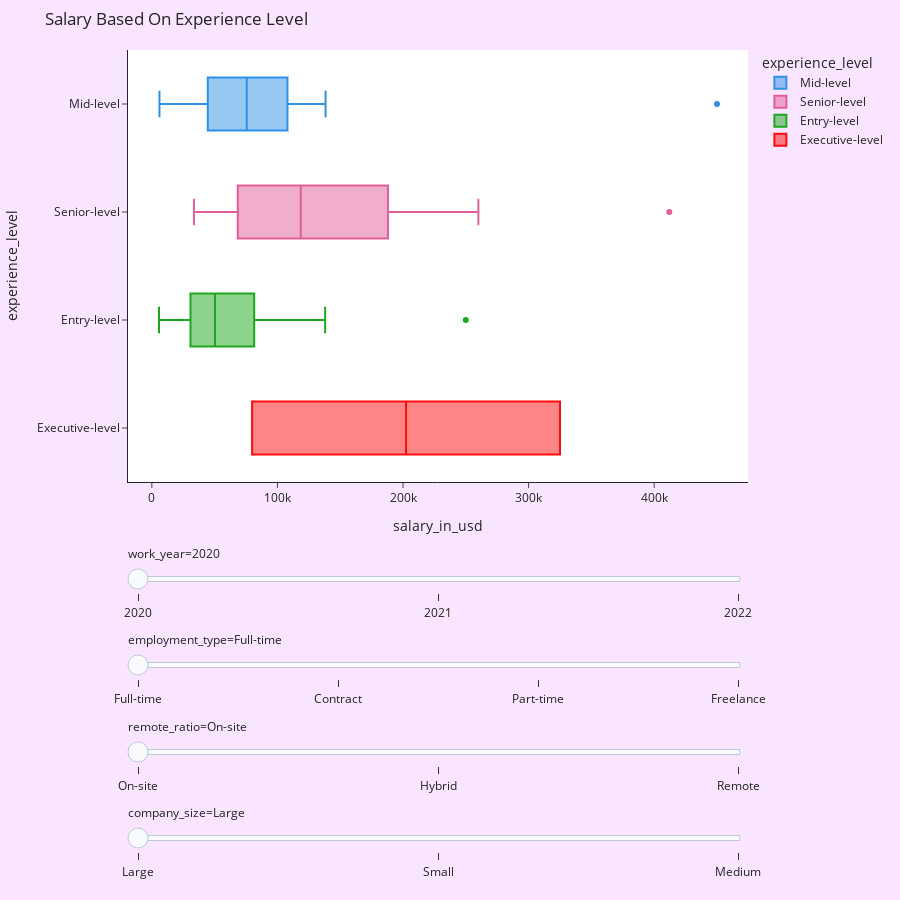

Write notebook code for a chart like this one.
### Code cell
figs = [
    px.box(
        data,
        x="salary_in_usd",
        y="experience_level",
        animation_frame=ac,
        hover_name='experience_level',
        color='experience_level',
        color_discrete_sequence=px.colors.qualitative.Dark24,
        template='simple_white',
        title="Salary Based On Experience Level",
    )
    for ac in ["work_year", "employment_type", "remote_ratio", "company_size"]
]

layout = figs[0].to_dict()["layout"]
layout.pop("updatemenus")
layout["sliders"] = []
frames = []
for i, f in enumerate(figs):
    slider = f.to_dict()["layout"]["sliders"]
    slider[0]["y"] = -0.2 * i
    slider[0]["x"] = 0
    slider[0]["len"] = 1

    layout["sliders"] += slider
    frames += f.frames

go.Figure(data=figs[0].data, frames=frames, layout=layout).update_xaxes(showline=True, linewidth=5, linecolor='black',
                                                                        gridcolor='Black')
go.Figure(data=figs[0].data, frames=frames, layout=layout).update_yaxes(showline=True, linewidth=5, linecolor='black',
                                                                        gridcolor='Black')

go.Figure(data=figs[0].data, frames=frames, layout=layout).update_layout(
    margin={"l": 30, "r": 100, "t": 50, "b": 50}, height=900, paper_bgcolor="#F9E5FF"
)

### Figure 1 — Plotly figure (JSON) as saved in the notebook; plotly's stock layout.template omitted (floating-point values rounded to 4 significant figures)
{"data": [{"alignmentgroup": "True", "hovertemplate": "<b>%{hovertext}</b><br><br>experience_level=%{y}<br>work_year=2020<br>salary_in_usd=%{x}<extra></extra>", "hovertext": ["Mid-level", "Mid-level", "Mid-level", "Mid-level", "Mid-level", "Mid-level", "Mid-level", "Mid-level", "Mid-level", "Mid-level", "Mid-level", "Mid-level", "Mid-level", "Mid-level", "Mid-level", "Mid-level", "Mid-level", "Mid-level", "Mid-level", "Mid-level", "Mid-level", "Mid-level", "Mid-level", "Mid-level", "Mid-level", "Mid-level", "Mid-level", "Mid-level", "Mid-level", "Mid-level", "Mid-level", "Mid-level"], "legendgroup": "Mid-level", "marker": {"color": "#2E91E5"}, "name": "Mid-level", "notched": false, "offsetgroup": "Mid-level", "orientation": "h", "showlegend": true, "x": [79833, 20000, 35735, 135000, 40481, 87000, 85000, 8000, 56000, 43331, 6072, 98000, 115000, 59303, 450000, 46759, 74130, 103000, 45760, 50180, 106000, 112872, 76958, 105000, 70139, 38776, 118000, 138350, 110000, 130800, 62726, 42197], "x0": " ", "xaxis": "x", "y": ["Mid-level", "Mid-level", "Mid-level", "Mid-level", "Mid-level", "Mid-level", "Mid-level", "Mid-level", "Mid-level", "Mid-level", "Mid-level", "Mid-level", "Mid-level", "Mid-level", "Mid-level", "Mid-level", "Mid-level", "Mid-level", "Mid-level", "Mid-level", "Mid-level", "Mid-level", "Mid-level", "Mid-level", "Mid-level", "Mid-level", "Mid-level", "Mid-level", "Mid-level", "Mid-level", "Mid-level", "Mid-level"], "y0": " ", "yaxis": "y", "type": "box"}, {"alignmentgroup": "True", "hovertemplate": "<b>%{hovertext}</b><br><br>experience_level=%{y}<br>work_year=2020<br>salary_in_usd=%{x}<extra></extra>", "hovertext": ["Senior-level", "Senior-level", "Senior-level", "Senior-level", "Senior-level", "Senior-level", "Senior-level", "Senior-level", "Senior-level", "Senior-level", "Senior-level", "Senior-level", "Senior-level", "Senior-level", "Senior-level", "Senior-level", "Senior-level", "Senior-level"], "legendgroup": "Senior-level", "marker": {"color": "#E15F99"}, "name": "Senior-level", "notched": false, "offsetgroup": "Senior-level", "orientation": "h", "showlegend": true, "x": [260000, 109024, 150000, 190000, 125000, 114047, 47899, 33511, 117104, 68428, 188000, 60000, 148261, 120000, 412000, 45618, 190200, 91237], "x0": " ", "xaxis": "x", "y": ["Senior-level", "Senior-level", "Senior-level", "Senior-level", "Senior-level", "Senior-level", "Senior-level", "Senior-level", "Senior-level", "Senior-level", "Senior-level", "Senior-level", "Senior-level", "Senior-level", "Senior-level", "Senior-level", "Senior-level", "Senior-level"], "y0": " ", "yaxis": "y", "type": "box"}, {"alignmentgroup": "True", "hovertemplate": "<b>%{hovertext}</b><br><br>experience_level=%{y}<br>work_year=2020<br>salary_in_usd=%{x}<extra></extra>", "hovertext": ["Entry-level", "Entry-level", "Entry-level", "Entry-level", "Entry-level", "Entry-level", "Entry-level", "Entry-level", "Entry-level", "Entry-level", "Entry-level", "Entry-level", "Entry-level", "Entry-level", "Entry-level", "Entry-level", "Entry-level", "Entry-level", "Entry-level", "Entry-level"], "legendgroup": "Entry-level", "marker": {"color": "#1CA71C"}, "name": "Entry-level", "notched": false, "offsetgroup": "Entry-level", "orientation": "h", "showlegend": true, "x": [72000, 51321, 39916, 41689, 5707, 42000, 100000, 70000, 250000, 10000, 138000, 15966, 6072, 91000, 45896, 54742, 21669, 62726, 49268, 105000], "x0": " ", "xaxis": "x", "y": ["Entry-level", "Entry-level", "Entry-level", "Entry-level", "Entry-level", "Entry-level", "Entry-level", "Entry-level", "Entry-level", "Entry-level", "Entry-level", "Entry-level", "Entry-level", "Entry-level", "Entry-level", "Entry-level", "Entry-level", "Entry-level", "Entry-level", "Entry-level"], "y0": " ", "yaxis": "y", "type": "box"}, {"alignmentgroup": "True", "hovertemplate": "<b>%{hovertext}</b><br><br>experience_level=%{y}<br>work_year=2020<br>salary_in_usd=%{x}<extra></extra>", "hovertext": ["Executive-level", "Executive-level"], "legendgroup": "Executive-level", "marker": {"color": "#FB0D0D"}, "name": "Executive-level", "notched": false, "offsetgroup": "Executive-level", "orientation": "h", "showlegend": true, "x": [325000, 79833], "x0": " ", "xaxis": "x", "y": ["Executive-level", "Executive-level"], "y0": " ", "yaxis": "y", "type": "box"}], "layout": {"boxmode": "overlay", "legend": {"title": {"text": "experience_level"}, "tracegroupgap": 0}, "sliders": [{"active": 0, "currentvalue": {"prefix": "work_year="}, "len": 1, "pad": {"b": 10, "t": 60}, "steps": [{"args": [["2020"], {"frame": {"duration": 0, "redraw": true}, "mode": "immediate", "fromcurrent": true, "transition": {"duration": 0, "easing": "linear"}}], "label": "2020", "method": "animate"}, {"args": [["2021"], {"frame": {"duration": 0, "redraw": true}, "mode": "immediate", "fromcurrent": true, "transition": {"duration": 0, "easing": "linear"}}], "label": "2021", "method": "animate"}, {"args": [["2022"], {"frame": {"duration": 0, "redraw": true}, "mode": "immediate", "fromcurrent": true, "transition": {"duration": 0, "easing": "linear"}}], "label": "2022", "method": "animate"}], "x": 0, "xanchor": "left", "y": -0.0, "yanchor": "top"}, {"active": 0, "currentvalue": {"prefix": "employment_type="}, "len": 1, "pad": {"b": 10, "t": 60}, "steps": [{"args": [["Full-time"], {"frame": {"duration": 0, "redraw": true}, "mode": "immediate", "fromcurrent": true, "transition": {"duration": 0, "easing": "linear"}}], "label": "Full-time", "method": "animate"}, {"args": [["Contract"], {"frame": {"duration": 0, "redraw": true}, "mode": "immediate", "fromcurrent": true, "transition": {"duration": 0, "easing": "linear"}}], "label": "Contract", "method": "animate"}, {"args": [["Part-time"], {"frame": {"duration": 0, "redraw": true}, "mode": "immediate", "fromcurrent": true, "transition": {"duration": 0, "easing": "linear"}}], "label": "Part-time", "method": "animate"}, {"args": [["Freelance"], {"frame": {"duration": 0, "redraw": true}, "mode": "immediate", "fromcurrent": true, "transition": {"duration": 0, "easing": "linear"}}], "label": "Freelance", "method": "animate"}], "x": 0, "xanchor": "left", "y": -0.2, "yanchor": "top"}, {"active": 0, "currentvalue": {"prefix": "remote_ratio="}, "len": 1, "pad": {"b": 10, "t": 60}, "steps": [{"args": [["On-site"], {"frame": {"duration": 0, "redraw": true}, "mode": "immediate", "fromcurrent": true, "transition": {"duration": 0, "easing": "linear"}}], "label": "On-site", "method": "animate"}, {"args": [["Hybrid"], {"frame": {"duration": 0, "redraw": true}, "mode": "immediate", "fromcurrent": true, "transition": {"duration": 0, "easing": "linear"}}], "label": "Hybrid", "method": "animate"}, {"args": [["Remote"], {"frame": {"duration": 0, "redraw": true}, "mode": "immediate", "fromcurrent": true, "transition": {"duration": 0, "easing": "linear"}}], "label": "Remote", "method": "animate"}], "x": 0, "xanchor": "left", "y": -0.4, "yanchor": "top"}, {"active": 0, "currentvalue": {"prefix": "company_size="}, "len": 1, "pad": {"b": 10, "t": 60}, "steps": [{"args": [["Large"], {"frame": {"duration": 0, "redraw": true}, "mode": "immediate", "fromcurrent": true, "transition": {"duration": 0, "easing": "linear"}}], "label": "Large", "method": "animate"}, {"args": [["Small"], {"frame": {"duration": 0, "redraw": true}, "mode": "immediate", "fromcurrent": true, "transition": {"duration": 0, "easing": "linear"}}], "label": "Small", "method": "animate"}, {"args": [["Medium"], {"frame": {"duration": 0, "redraw": true}, "mode": "immediate", "fromcurrent": true, "transition": {"duration": 0, "easing": "linear"}}], "label": "Medium", "method": "animate"}], "x": 0, "xanchor": "left", "y": -0.6, "yanchor": "top"}], "title": {"text": "Salary Based On Experience Level"}, "xaxis": {"anchor": "y", "domain": [0.0, 1.0], "title": {"text": "salary_in_usd"}}, "yaxis": {"anchor": "x", "categoryarray": ["Executive-level", "Entry-level", "Senior-level", "Mid-level"], "categoryorder": "array", "domain": [0.0, 1.0], "title": {"text": "experience_level"}}, "margin": {"l": 30, "r": 100, "t": 50, "b": 50}, "height": 900, "paper_bgcolor": "#F9E5FF"}}
